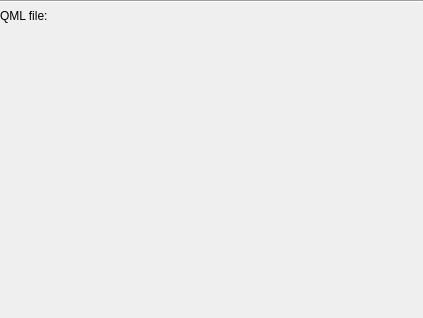
<?xml version="1.0" encoding="UTF-8"?>
<ui version="4.0">
 <class>QmlViewGadgetOptionsPage</class>
 <widget class="QWidget" name="QmlViewGadgetOptionsPage">
  <property name="geometry">
   <rect>
    <x>0</x>
    <y>0</y>
    <width>423</width>
    <height>318</height>
   </rect>
  </property>
  <property name="sizePolicy">
   <sizepolicy hsizetype="Expanding" vsizetype="Expanding">
    <horstretch>0</horstretch>
    <verstretch>0</verstretch>
   </sizepolicy>
  </property>
  <property name="windowTitle">
   <string>Form</string>
  </property>
  <layout class="QVBoxLayout" name="verticalLayout_2">
   <property name="margin">
    <number>0</number>
   </property>
   <item>
    <widget class="QScrollArea" name="scrollArea">
     <property name="frameShape">
      <enum>QFrame::NoFrame</enum>
     </property>
     <property name="frameShadow">
      <enum>QFrame::Plain</enum>
     </property>
     <property name="widgetResizable">
      <bool>true</bool>
     </property>
     <widget class="QWidget" name="scrollAreaWidgetContents">
      <property name="geometry">
       <rect>
        <x>0</x>
        <y>0</y>
        <width>423</width>
        <height>318</height>
       </rect>
      </property>
      <layout class="QVBoxLayout" name="verticalLayout">
       <property name="margin">
        <number>0</number>
       </property>
       <item>
        <widget class="Line" name="line">
         <property name="orientation">
          <enum>Qt::Horizontal</enum>
         </property>
        </widget>
       </item>
       <item>
        <layout class="QHBoxLayout" name="horizontalLayout" stretch="0,0">
         <property name="spacing">
          <number>10</number>
         </property>
         <property name="sizeConstraint">
          <enum>QLayout::SetMaximumSize</enum>
         </property>
         <property name="bottomMargin">
          <number>10</number>
         </property>
         <item>
          <widget class="QLabel" name="label">
           <property name="text">
            <string>QML file: </string>
           </property>
          </widget>
         </item>
         <item>
          <widget class="Utils::PathChooser" name="svgSourceFile" native="true">
           <property name="sizePolicy">
            <sizepolicy hsizetype="MinimumExpanding" vsizetype="Preferred">
             <horstretch>0</horstretch>
             <verstretch>0</verstretch>
            </sizepolicy>
           </property>
          </widget>
         </item>
        </layout>
       </item>
       <item>
        <spacer name="verticalSpacer">
         <property name="orientation">
          <enum>Qt::Vertical</enum>
         </property>
         <property name="sizeType">
          <enum>QSizePolicy::MinimumExpanding</enum>
         </property>
         <property name="sizeHint" stdset="0">
          <size>
           <width>20</width>
           <height>40</height>
          </size>
         </property>
        </spacer>
       </item>
      </layout>
     </widget>
    </widget>
   </item>
  </layout>
 </widget>
 <customwidgets>
  <customwidget>
   <class>Utils::PathChooser</class>
   <extends>QWidget</extends>
   <header>utils/pathchooser.h</header>
   <container>1</container>
  </customwidget>
 </customwidgets>
 <resources/>
 <connections/>
</ui>
